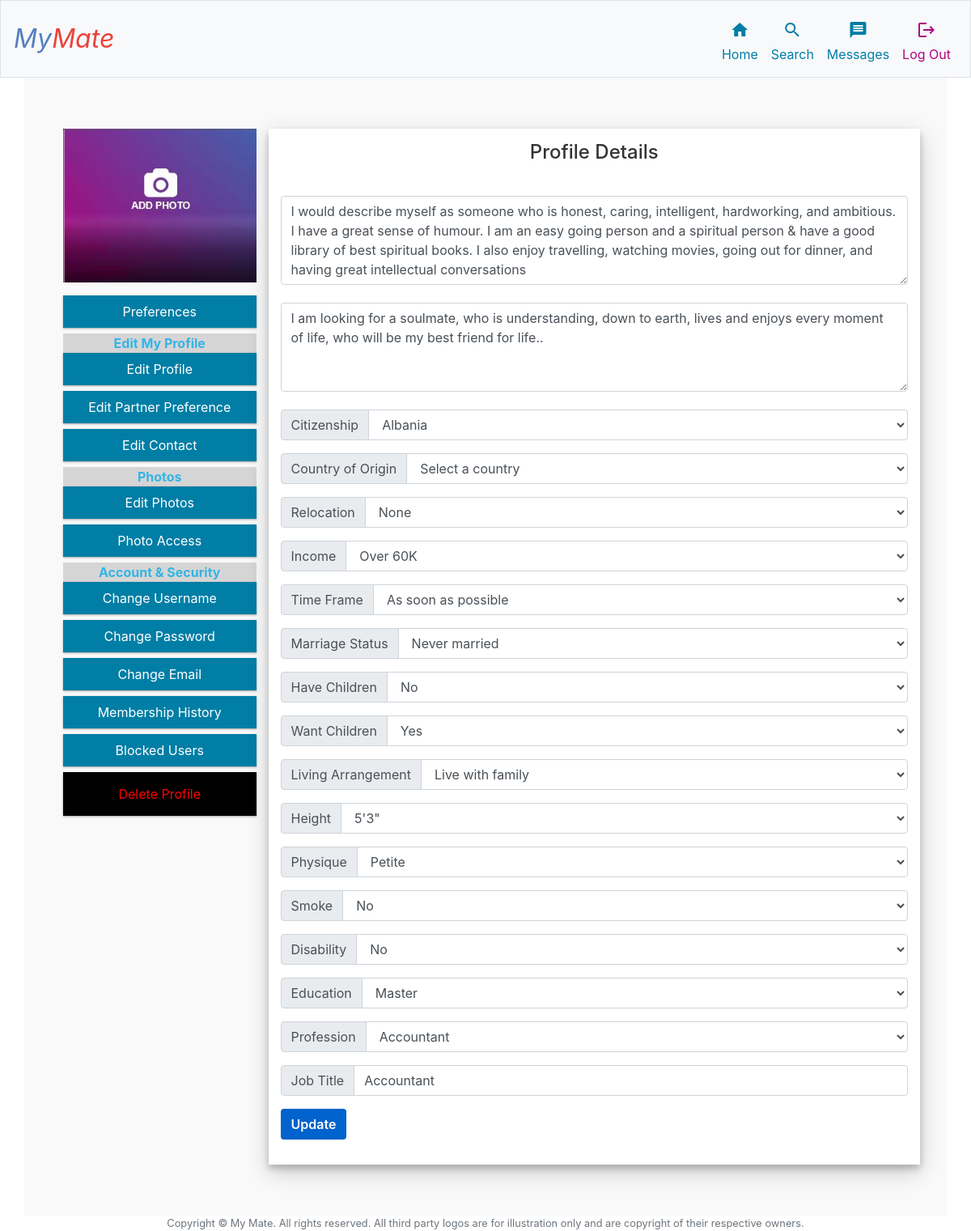
The page /editProfile (signed in) on the database its author committed.
### tables this page shows
CREATE TABLE 'profile' (profileID INTEGER, userID INTEGER, aboutMe TEXT NOT NULL, lookingFor TEXT NOT NULL, citizenship TEXT NOT NULL, origin TEXT NOT NULL, relocation TEXT NOT NULL, income TEXT NOT NULL, timeframe TEXT NOT NULL, marriageStatus TEXT NOT NULL, haveChildren TEXT NOT NULL, wantChildren TEXT NOT NULL, livingArrangements TEXT NOT NULL,'height' integer NOT NULL, build TEXT NOT NULL, smoke TEXT NOT NULL, disabilities TEXT NOT NULL, education TEXT NOT NULL, profession TEXT NOT NULL, jobTitle TEXT NOT NULL, PRIMARY KEY (profileID ), FOREIGN KEY (userID) REFERENCES users(userID) ON DELETE CASCADE);

### app.py (the view)
@app.route("/editProfile", methods=["GET"])
@login_required
def editProfile():
    profile = db.execute(
        "SELECT * FROM profile WHERE profile.userID = ?", session["user_id"]
    )
    return render_template("edits/editProfile.html", profile=profile)

### app.py (called while the page is built)
@app.after_request
def after_request(response):
    response.headers["Cache-Control"] = "no-cache, no-store, must-revalidate"
    response.headers["Expires"] = 0
    response.headers["Pragma"] = "no-cache"
    return response

### helpers.py (called while the page is built)
def login_required(f):
    @wraps(f)
    def decorated_function(*args, **kwargs):
        if session.get("user_id") is None:
            return redirect("/login")
        return f(*args, **kwargs)
    return decorated_function

### templates/edits/editProfile.html (shortened to what this page needs)
{% extends "shared/editlayout.html" %} {% block title %} Edit profile {% endblock %} {% block edit %}
        <div class="col-9">
            <div class="row">
                <div class="col-md-12 register-form mx-auto">
                    <h4>Profile Details</h4>
                    <form action="/profile" method="post">
                        <div class="form-group">
                            <textarea class="form-control" name="aboutMe" placeholder="A Little Bit About Me" rows="4" >{{profile[0]['aboutMe']}}</textarea>
                        </div>
                        <div class="form-group">
                            <textarea class="form-control" name="lookingFor" placeholder="What I Am Looking For" rows="4" >{{profile[0]['lookingFor']}}</textarea>
                        </div>
                        <div class="input-group mb-3">
                            <div class="input-group-prepend">
                                <span class="input-group-text">Citizenship</span>
                            </div>
                            <select name="citizenship" class="form-control" >
                                <option value="{{profile[0]['citizenship']}}" selected >{{profile[0]['citizenship']}}</option>
                            </select>
                        </div>
                        <div class="input-group mb-3">
                            <div class="input-group-prepend">
                                <span class="input-group-text">Country of Origin</span>
                            </div>
                            <select name="country" class="form-control countries order-alpha group-continents group-order-alpha" id="countryId" >
                                <option value="0" label="Select a country " selected="selected">Select a country </option>
                            </select>
                        </div>
                        <div class="input-group mb-3">
                            <div class="input-group-prepend">
                                <span class="input-group-text">Relocation</span>
                            </div>
                            <select name="relocation" class="form-control" >
                                <option value="{{profile[0]['relocation']}}" selected >{{profile[0]['relocation']}}</option>
                            </select>
                        </div>
                        <div class="input-group mb-3">
                            <div class="input-group-prepend">
                                <span class="input-group-text">Income</span>
                            </div>
                            <select name="income" class="form-control" >
                                <option value="{{profile[0]['income']}}" selected >{{profile[0]['income']}}</option>
                            </select>
                        </div>
                        <div class="input-group mb-3">
                            <div class="input-group-prepend">
                                <span class="input-group-text">Time Frame</span>
                            </div>
                            <select name="timeframe" class="form-control" >
                                <option value="{{profile[0]['timeframe']}}" selected >{{profile[0]['timeframe']}}</option>
                            </select>
                        </div>
                        <div class="input-group mb-3">
                            <div class="input-group-prepend">
                                <span class="input-group-text">Marriage Status</span>
                            </div>
                            <select name="marriageStatus" class="form-control" >
                                <option value="{{profile[0]['marriageStatus']}}" selected >{{profile[0]['marriageStatus']}}</option>
                            </select>
                        </div>
                        <div class="input-group mb-3">
                            <div class="input-group-prepend">
                                <span class="input-group-text">Have Children</span>
                            </div>
                            <select name="haveChildren" class="form-control" >
                                <option value="{{profile[0]['haveChildren']}}" selected >{{profile[0]['haveChildren']}}</option>
                            </select>
                        </div>
                        <div class="input-group mb-3">
                            <div class="input-group-prepend">
                                <span class="input-group-text">Want Children</span>
                            </div>
                            <select name="wantChildren" class="form-control" >
                                <option value="{{profile[0]['wantChildren']}}" selected >{{profile[0]['wantChildren']}}</option>
                            </select>
                        </div>
                        <div class="input-group mb-3">
                            <div class="input-group-prepend">
                                <span class="input-group-text">Living Arrangement</span>
                            </div>
                            <select name="livingArrangements" class="form-control" >
                                <option value="{{profile[0]['livingArrangements']}}" selected >{{profile[0]['livingArrangements']}}</option>
                            </select>
                        </div>
                        <div class="input-group mb-3">
                            <div class="input-group-prepend">
                                <span class="input-group-text">Height</span>
                            </div>
                            <select name="height" class="form-control" >
                                <option value="{{profile[0]['height']}}" selected >{{ (profile[0]['height']|int/12)|int }}'{{ (profile[0]['height']|int )%12 }}"</option>
                            </select>
                        </div>
                        <div class="input-group mb-3">
                            <div class="input-group-prepend">
                                <span class="input-group-text">Physique</span>
                            </div>
                            <select name="build" class="form-control" >
                                <option value="{{profile[0]['build']}}" selected >{{profile[0]['build']}}</option>
                            </select>
                        </div>
                        <div class="input-group mb-3">
                            <div class="input-group-prepend">
                                <span class="input-group-text">Smoke</span>
                            </div>
                            <select name="smoke" class="form-control" >
                                <option value="{{profile[0]['smoke']}}" selected >{{profile[0]['smoke']}}</option>
                            </select>
                        </div>
                        <div class="input-group mb-3">
                            <div class="input-group-prepend">
                                <span class="input-group-text">Disability</span>
                            </div>
                            <select name="disability" class="form-control" >
                                <option value="{{profile[0]['disabilities']}}" selected >{{profile[0]['disabilities']}}</option>
                            </select>
                        </div>
                        <div class="input-group mb-3">
                            <div class="input-group-prepend">
                                <span class="input-group-text">Education</span>
                            </div>
                            <select name="education" class="form-control" >
                                <option value="{{profile[0]['education']}}" selected >{{profile[0]['education']}}</option>
                            </select>
                        </div>
                        <div class="input-group mb-3">
                            <div class="input-group-prepend">
                                <span class="input-group-text">Profession</span>
                            </div>
                            <select name="profession" class="form-control" >
                                <option value="{{profile[0]['profession']}}" selected >{{profile[0]['profession']}}</option>
                            </select>
                        </div>
                        <div class="input-group mb-3">
                            <div class="input-group-prepend">
                                <span class="input-group-text">Job Title</span>
                            </div>
                            <input class="form-control" type="text" name="jobTitle" value = "{{profile[0]['jobTitle']}}" placeholder="My Job Title" >
                        </div>
                        <div class="form-group" align="left">
                            <button class="btn btnSubmit" type="submit">Update</button>
                        </div>
                    </form>
                </div>
            </div>
        </div>
{% endblock %}

### static/styles.css (style rules this page uses)
main .form-control { display: inline-block; }
option:checked, option:hover { color: white; }
.register-form { padding: 5%; box-shadow: 0 5px 8px 0 rgba(0, 0, 0, 0.2), 0 9px 26px 0 rgba(0, 0, 0, 0.19); background-color: #fff; }
.register-form h4 { text-align: center; color: #333; margin-bottom: 5%; }
.register-form .btnSubmit { font-weight: 600; color: #fff; background-color: #0062cc; }
.mb-3, .my-3 { margin-bottom: 1rem!important; }
body { margin-top: 20px; background: #F5F5F5; }
* { box-sizing: border-box; }
.row::after { content: ""; clear: both; display: table; }
[class*="col-"] { float: left; padding: 15px; }
.col-9 { width: 75%; }

### rows shown on the page
profile: aboutMe "I would describe myself as someone who is honest, caring, intelligent, hardworking, and ambitious. I have a great sense of humour. I am an easy going person and a spiritual person & have a good library of best spiritual books. I also enjoy travelling, watching movies, going out for dinner, and having great intellectual conversations", lookingFor "I am looking for a soulmate, who is understanding, down to earth, lives and enjoys every moment of life, who will be my best friend for life..", citizenship "Albania", relocation "None", income "Over 60K", timeframe "As soon as possible", marriageStatus "Never married", haveChildren "No", wantChildren "Yes", livingArrangements "Live with family", height "5'3\"", build "Petite", smoke "No", disability "No", education "Master", profession "Accountant", jobTitle "Accountant"
